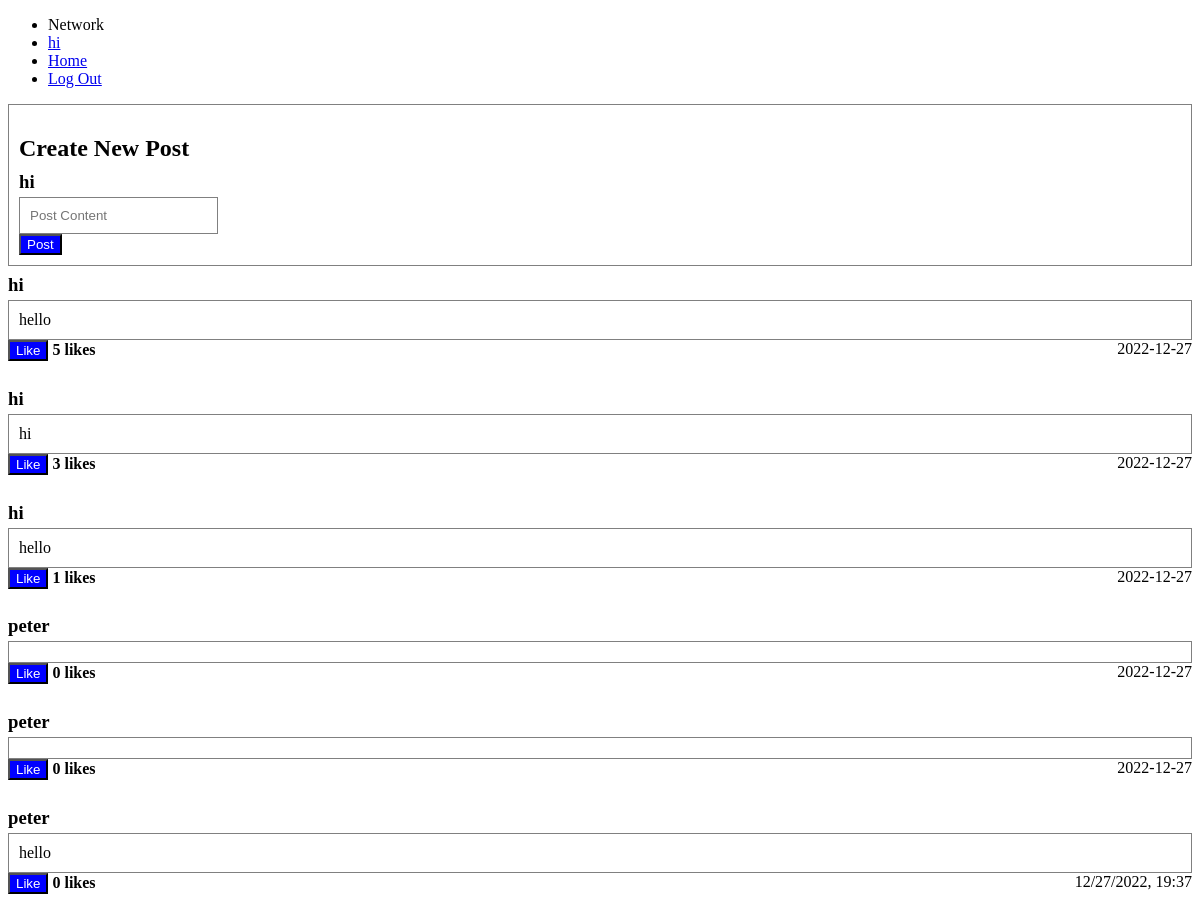
Before: / (signed in) with the older database file.
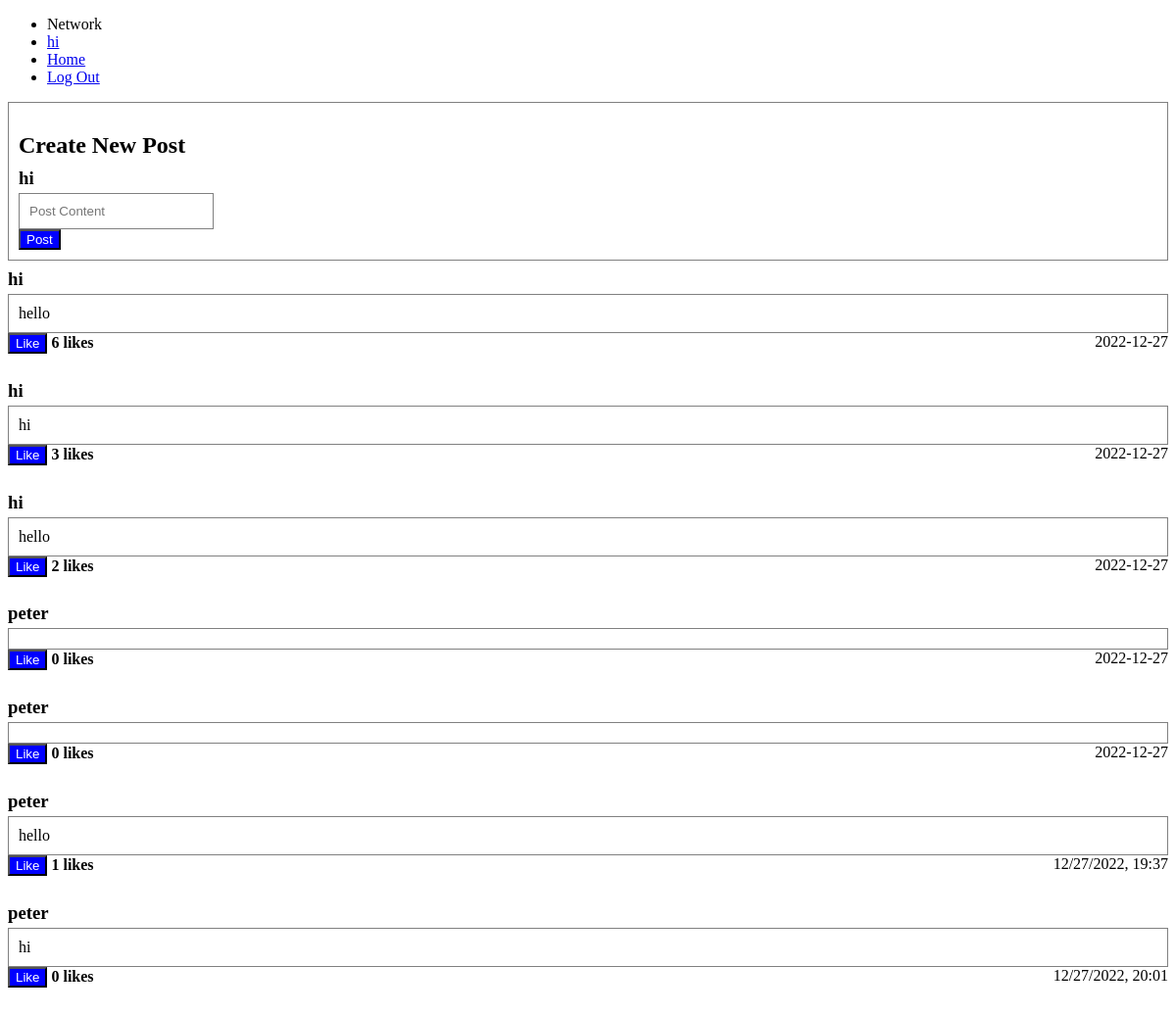
After: the same page with the newer database file.
### tables this page shows
CREATE TABLE posts (
    id INTEGER PRIMARY KEY AUTOINCREMENT,
    user_id INTEGER NOT NULL,
    name TEXT NOT NULL,
    content TEXT NOT NULL,
    likes INTEGER DEFAULT 0 NOT NULL,
    datetime NUMERIC NOT NULL,
    FOREIGN KEY (user_id) REFERENCES users(id)
);

### app.py (the view)
@app.route("/", methods=["GET", "POST"])
@login_required
def index():
    if request.method == "GET":
        pass
    if request.method == "POST":
        content = request.form.get("content")
        if content:
            create_post(content)
        posts = get_posts()
    posts = get_posts()
    return render_template("index.html", posts=posts)

### helpers.py (called while the page is built)
def executeDB(query, arg=None):
    conn = sql.connect('network.db')
    conn.row_factory = sql.Row # "dictionary cursor"
    cur = conn.cursor()
    if arg == None:
        cur.execute(query)
    else:
        cur.execute(query, arg)
    value = cur.fetchall()
    conn.commit()
    conn.close()
    return value

def get_posts(user_id=None):
    if user_id == None:
        posts = executeDB("SELECT * FROM posts")
    else:
        posts = executeDB("SELECT * FROM posts WHERE user_id = ?", [user_id])
    return posts

def login_required(f):
    @wraps(f)
    def decorated_function(*args, **kwargs):
        if session.get("user_id") is None:
            return redirect("/login")
        return f(*args, **kwargs)
    return decorated_function

### templates/index.html (shortened to what this page needs)
{% extends "layout.html" %}
{% block body %}
    <div class="post">
        <h2>Create New Post</h2>
        <h3 class="username">{{ session["username"] }}</h3>
        <form action="/" method="post">
            <input class="post" placeholder="Post Content" name="content">
            <br>
            <input class="button" type="submit" value="Post">
        </form>
    </div>
    {% for post in posts %}
        <h3 class="username">{{ post["name"] }}</h3>
        <div class="post">{{ post["content"] }}</div>
        <form class="inline" action="/like" method="post">
            <button name="like" class="button" type="submit">Like</button>
        </form>
        <h4 class="inline">{{ post["likes"] }} likes</h4>
        <p class="inline right">{{ post["datetime"] }}</p>
    {% endfor %}
{% endblock %}

### templates/layout.html (shortened to what this page needs)
<!DOCTYPE html>
<html lang="en">
    <head>
        <link href="{{ url_for('static', filename='styles.css')}}" rel="stylesheet">
    </head>
    <body>
        <nav>
            <div>
                <div>
                    {% if session["user_id"] %}
                        <ul>
                            <li>Network</li>
                            <li><a href= "/profile">{{ session["username"] }}</a></li>
                            <li><a href="/">Home</a></li>
                            <li ><a href="/logout">Log Out</a></li>
                        </ul>
                    {% else %}
                        <ul>
                            <li><a href="/register">Register</a></li>
                            <li><a href="/login">Log In</a></li>
                        </ul>
                    {% endif %}
                </div>
            </div>
        </nav>
        {% block body %}{% endblock %}
    </body>
</html>

### static/styles.css (style rules this page uses)
.inline { margin-top: 0px; display: inline-block; }
.username { line-height: 0; margin-bottom:15px; }
.post { border-color: gray; border-style: solid; border-width:thin; padding: 10px; margin-bottom:0px; }
.right { float: right; }
.button { background-color:blue; color: white; }

Changed rows visible on the page:
changed posts (number 1 of 7 on the later page): likes "5" → "6"
changed posts (number 3 of 7 on the later page): likes "1" → "2"
changed posts (number 6 of 7 on the later page): likes "0" → "1"
added posts: name "peter", content "hi", likes "0", datetime "12/27/2022, 20:01"
